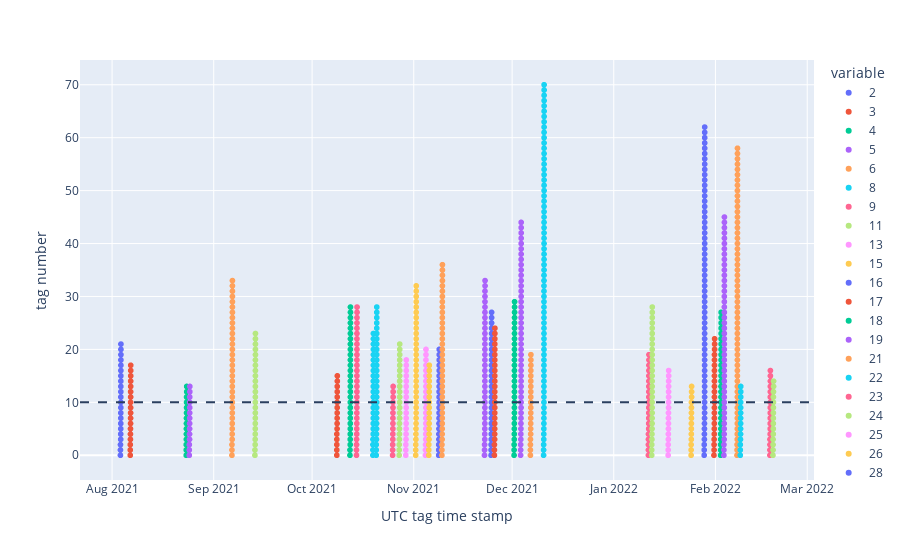

Here is the notebook cell this chart was saved with:
### Markdown cell above
Visualization. Each column represents a participant. The y axis shows the tag number. Note that this is zero-indexed, so tag 10 is really the 11th tag. The dashed line indicates where the first music-starts double tag should occur. If you zoom in on each column, you can check for double tags by hovering over successive points and comparing the time at which they occurred. Since time is plotted on the x-axis, one would expect double tags to be almost separated by one unit vertically, but with very little horizontal separation.

### Code cell
x_ax = np.arange(0,tags_df.shape[0])
fig = px.scatter(tags_as_dt_df, x = tags_as_dt_df.columns, y = x_ax, labels =  dict(value = "UTC tag time stamp",y = "tag number"))
fig.add_hline(y = 10, line_width = 2, line_dash = 'dash')
